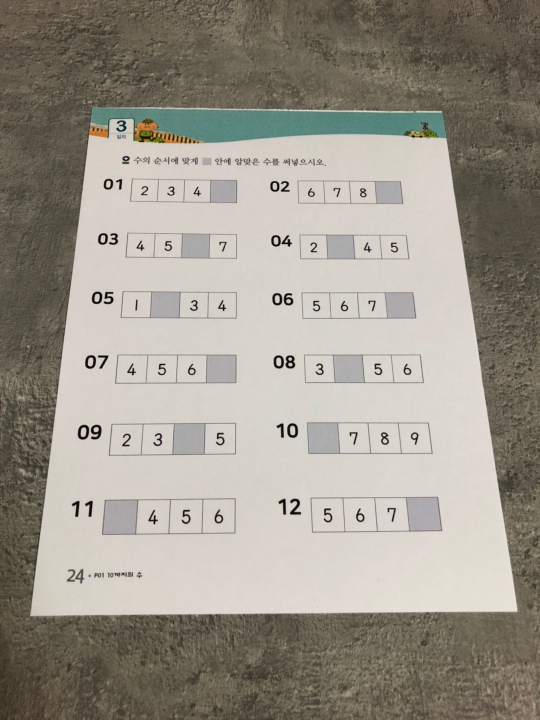
#> input picture AI-tutorbot/contrib/workflow_prototyping/sample.jpg, 1080 x 1440 px (shown at 1/2 size)
$ python -i main.py   (imports and definitions only)
#> lines starting #> are read from the running program, lines starting #| are printed output that depends on the picture; after the words box and inside, x2 and y2 are one past the last pixel; in counts of white or black regions, pixels touching at a corner belong together
import argparse
import random

import imutils
import cv2

import torch

from imutils.perspective import four_point_transform

from database import get_db


# [22 lines left out: functions parse_opt, main, not called in this run]


def detect_page(photo_path):
#> called with photo_path = 'sample.jpg'
    photo = cv2.imread(photo_path)
#> photo is the input picture: shape (1440, 1080, 3); mean B, G, R 139.5, 150.5, 156.1
    gray = cv2.cvtColor(photo, cv2.COLOR_BGR2GRAY)
    gray = cv2.resize(gray, [int(photo.shape[1]/2), int(photo.shape[0]/2)])
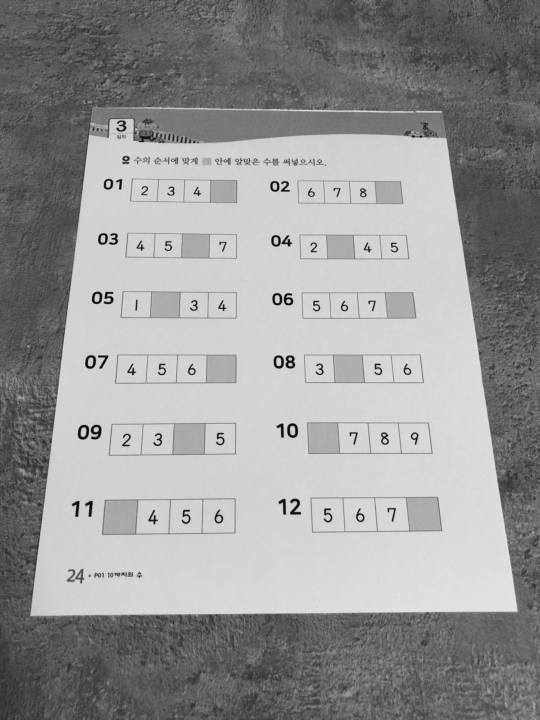
#> gray: shape (720, 540); min 6, max 230, mean 151
    _, gray = cv2.threshold(gray, 110, 255, cv2.THRESH_TOZERO)
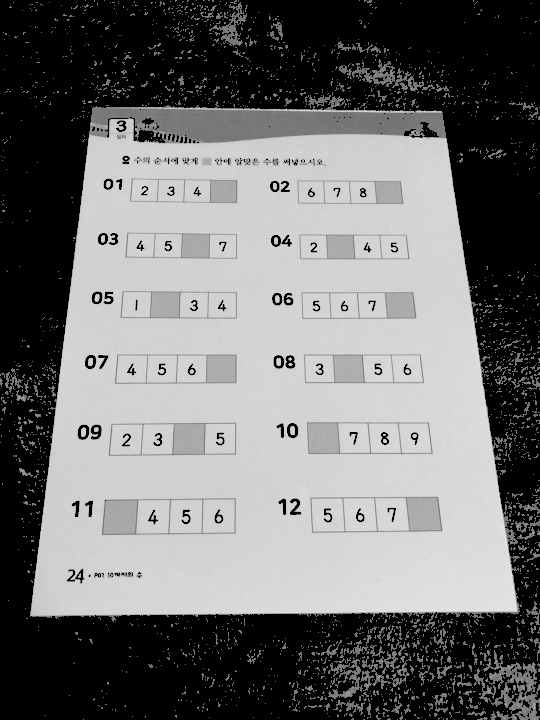
#> gray: shape (720, 540); min 0, max 230, mean 113.8
    gray = cv2.GaussianBlur(gray, (7, 7), 0)
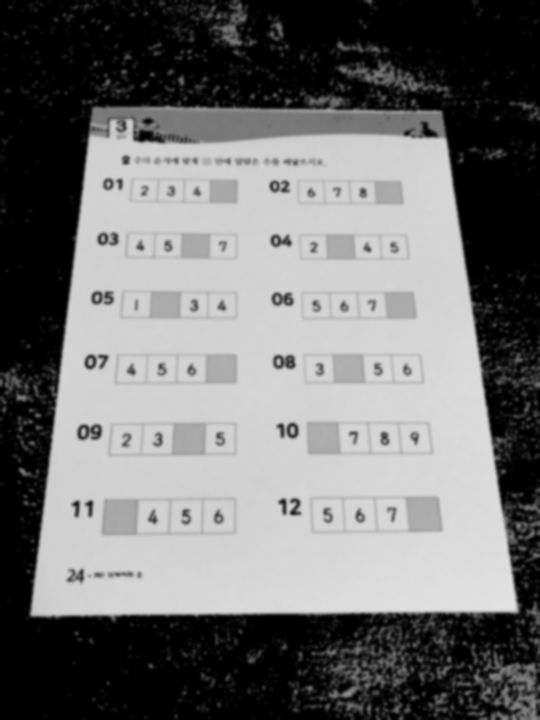
#> gray: shape (720, 540); min 0, max 226, mean 113.8
    gray = cv2.bilateralFilter(gray, 9, 75, 75)
    gray = cv2.edgePreservingFilter(gray, flags=1, sigma_s=45, sigma_r=0.2)
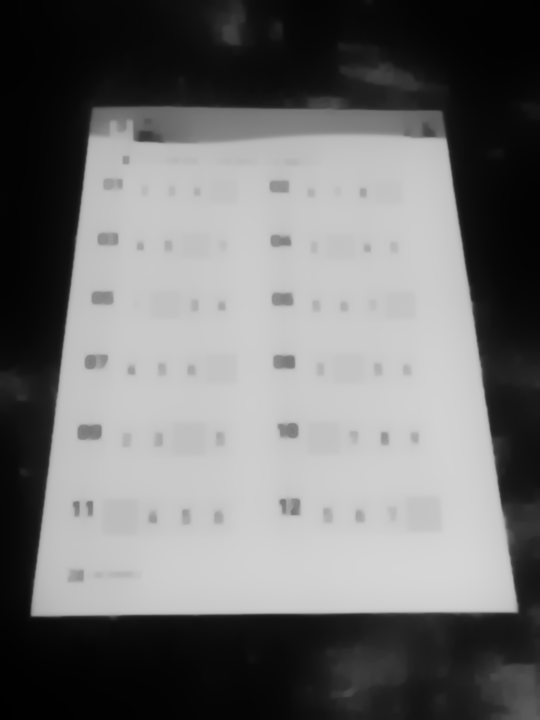
#> gray: shape (720, 540); min 0, max 213, mean 113.1
    edged = cv2.Canny(gray, 75, 200, True)
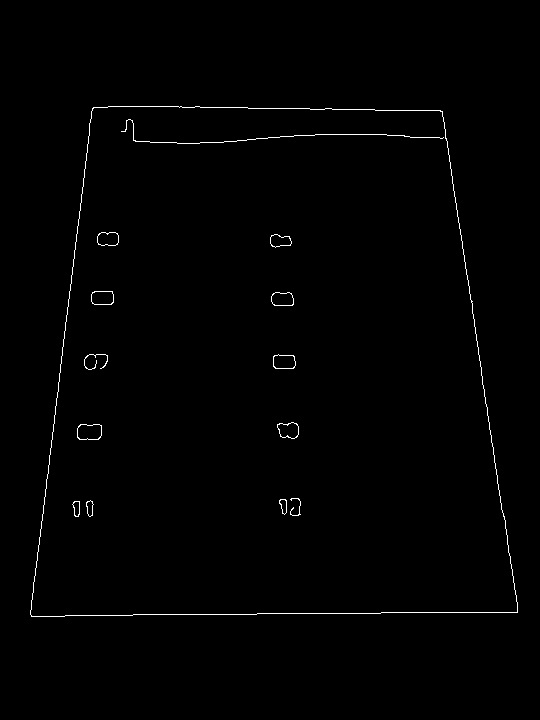
#> edged: shape (720, 540); 0.75% white in thin lines or dots, all inside (x1, y1, x2, y2) = (30, 106, 518, 617)

    cnts = cv2.findContours(edged.copy(), cv2.RETR_EXTERNAL, cv2.CHAIN_APPROX_SIMPLE)
#> cnts = 1 contour; box (x1, y1, x2, y2) and area: (30, 106, 518, 617) 211620
    cnts = imutils.grab_contours(cnts)
    cnts = sorted(cnts, key=cv2.contourArea, reverse=True)

    findCnt = None
    for c in cnts:
        peri = cv2.arcLength(c, True)
        approx = cv2.approxPolyDP(c, 0.02 * peri, True)

        if len(approx) == 4:
            findCnt = approx
            break
#> this loop made 1 pass
#> (peri, findCnt) on pass 1: (1910, [[93, 107], [31, 616], [517, 612], [442, 111]])

    if findCnt is None:
        raise Exception(('could not find outline'))

    contour_image = photo.copy()
    findCnt *= 2
#> findCnt = [[186, 214], [62, 1232], [1034, 1224], [884, 222]]
    cv2.drawContours(contour_image, [findCnt], -1, (0, 255, 0), 2)
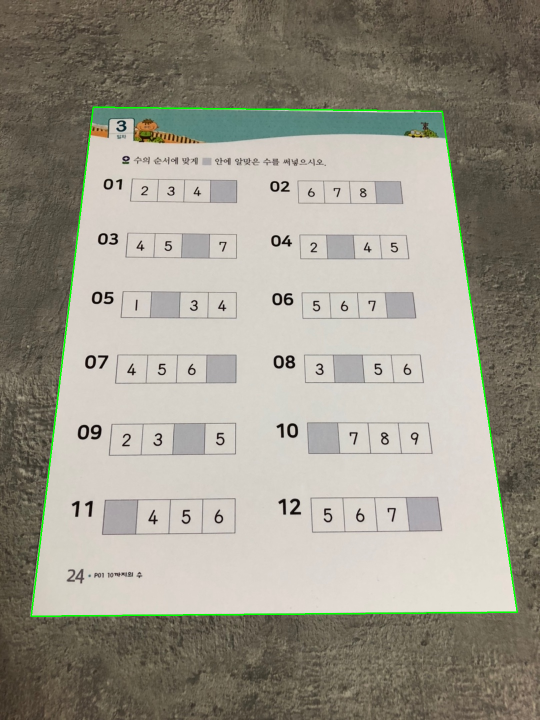
#> contour_image: shape (1440, 1080, 3) (shown at 1/2 size); 0.71% of pixels changed, all inside (x1, y1, x2, y2) = (61, 213, 1036, 1234)

    output = photo.copy()
    transform_image = four_point_transform(output, findCnt.reshape(4, 2))
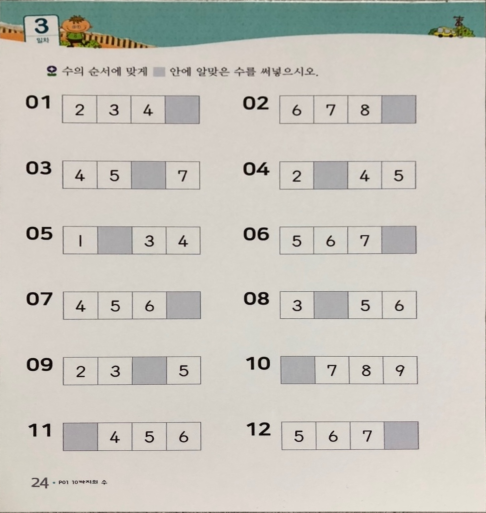
#> transform_image: shape (1025, 972, 3) (shown at 1/2 size); mean B, G, R 189.8, 197.9, 200.7
    cv2.imwrite('temp/detect.png', transform_image)
    return transform_image


# [58 lines left out: functions search_page, scoring, not called in this run]


# [3 lines not run here, left out]

>>> result = detect_page('sample.jpg')
